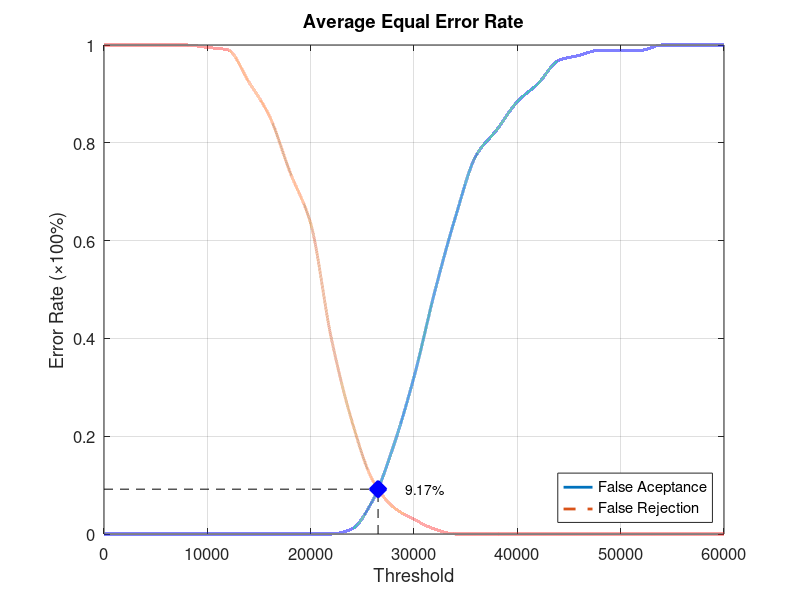
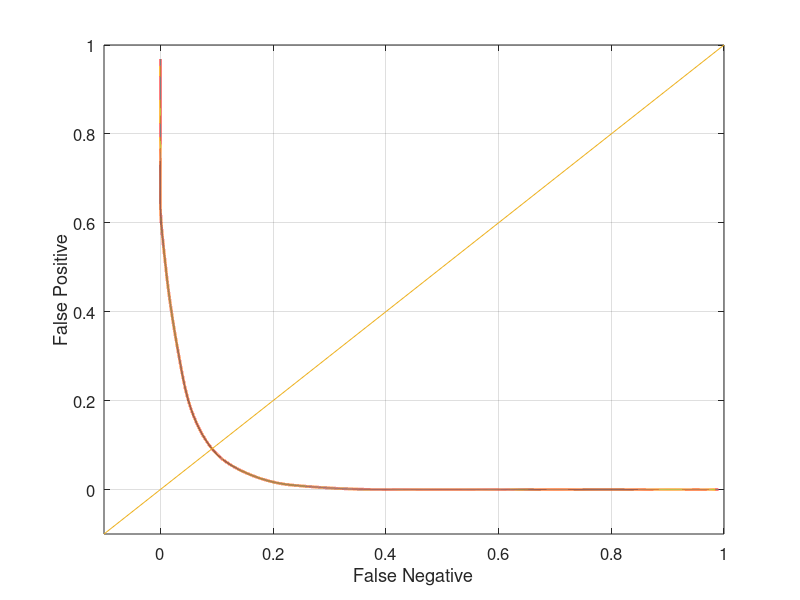

Source code (MATLAB) for these figures, in order:
function yEER = Database3_3
close all;
clear;
clc;
x = 0:2000:60000;
xq = 0:0.5:60000;

y0 = [0 0 0 0 0 0 0 0 0 0 0 0 0.0105263 0.0684211 0.178947 0.321053 0.494737 0.647368 0.773684 0.826316 0.884211 0.921053 0.968421 0.978947 0.989474 0.989474 0.989474 1 1 1 1];
yy0 = interp1(x, y0, xq, 'pchip');
y1 = [1 1 1 1 1 0.995 0.99 0.925 0.855 0.74 0.635 0.4 0.23 0.11 0.055 0.03 0.01 0 0 0 0 0 0 0 0 0 0 0 0 0 0];
yy1 = interp1(x, y1, xq, 'pchip');

% Calculating EER: 
y2 = abs(y0 - y1);
find(y2 == min(y2))
yy2 = abs(yy0 - yy1);
xEER = find(yy2 == min(yy2));
xEERIndex = xq(xEER) % X-axis EER
yEER = yy0(xEER) % Y-axis EER

main = figure
plot(xq, yy0,'-','LineWidth', 2);	hold on
plot(xq, yy1,'--','LineWidth', 2);	hold on
plot([xEERIndex xEERIndex], [0 yEER], 'k--');	hold on
plot([0 xEERIndex], [yEER yEER], 'k--');	hold on
plot(xEERIndex, yEER, 'bx', 'LineWidth', 10);	hold on
text(xEERIndex + 10 * xEERIndex / 100, yEER, [num2str(round((10000 * yEER)) / 100) '%'])
legend('False Aceptance', 'False Rejection', 'Location', 'SouthEast')
xlabel('Threshold')
ylabel('Error Rate (\times100%)')
title('Average Equal Error Rate')
set(gca, 'FontSize', 12)
axis([0 60000 0 1])
grid on

print(main, 'Database3_3Main', '-dpng');
FNRxFPR = figure('Color', [1 1 1]);
plot(yy1, yy0, '-', yy1, yy0, 'LineWidth', 2);
hold on
y = -0.1:0.1:1
plot(y, y); 
set(gca, 'FontSize', 12)
xlabel('False Negative')
ylabel('False Positive')
axis([-0.1 1 -0.1 1])
set(gca, 'FontSize', 12)
grid on

print(FNRxFPR, 'Database3_3FNRxFPR','-dpng');
end
